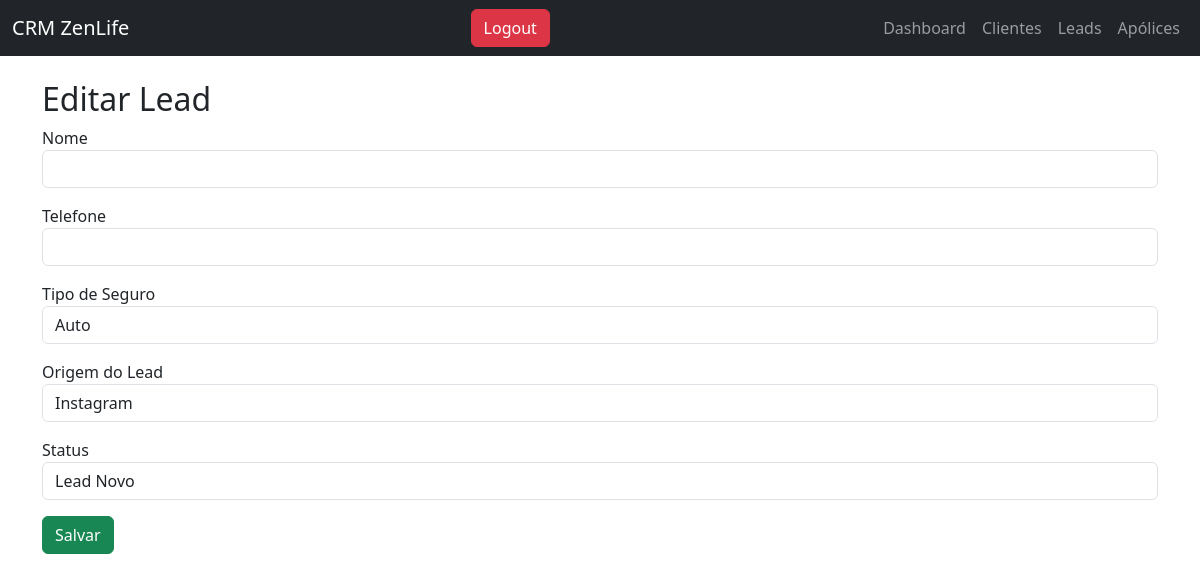
The page /editar_lead/4 on the database as committed earlier.
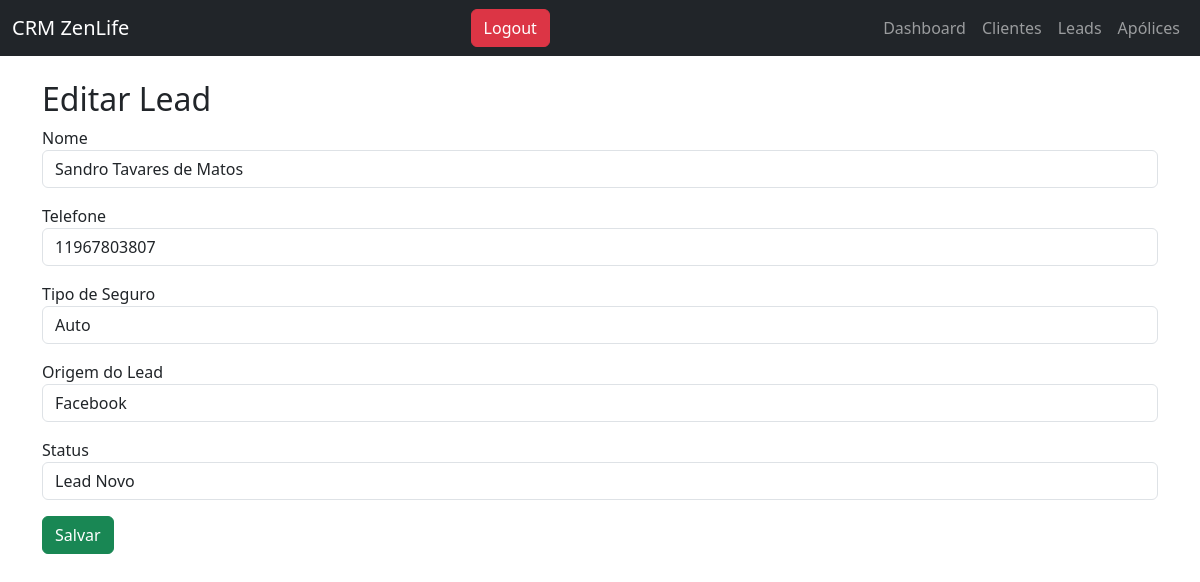
The same page on the database as committed later.
### tables this page shows
CREATE TABLE leads (
id INTEGER PRIMARY KEY AUTOINCREMENT,
nome TEXT,
telefone TEXT,
seguro TEXT,
origem TEXT,
status TEXT
);

### app.py (the view, shortened to what this page needs)
@app.route("/editar_lead/<int:id>", methods=["GET","POST"])
def editar_lead(id):
    conn = sqlite3.connect("database.db")
    lead = conn.execute("SELECT * FROM leads WHERE id=?", (id,)).fetchone()
    conn.close()
    return render_template("editar_lead.html", lead=lead)

### templates/editar_lead.html (shortened to what this page needs)
{% extends "layout.html" %}
{% block content %}
<h2>Editar Lead</h2>
<form method="POST">
    <div class="mb-3">
        <label>Nome</label>
        <input type="text" name="nome" value="{{lead[1]}}" class="form-control" required>
    </div>
    <div class="mb-3">
        <label>Telefone</label>
        <input type="text" name="telefone" value="{{lead[2]}}" class="form-control" required>
    </div>
    <div class="mb-3">
        <label>Tipo de Seguro</label>
        <select name="seguro" class="form-control" required>
            <option {% if lead[3]=='Auto' %}selected{% endif %}>Auto</option>
        </select>
    </div>
    <div class="mb-3">
        <label>Origem do Lead</label>
        <select name="origem" class="form-control" required>
            <option {% if lead[4]=='Instagram' %}selected{% endif %}>Instagram</option>
            <option {% if lead[4]=='Facebook' %}selected{% endif %}>Facebook</option>
        </select>
    </div>
    <div class="mb-3">
        <label>Status</label>
        <select name="status" class="form-control" required>
            <option {% if lead[5]=='Lead Novo' %}selected{% endif %}>Lead Novo</option>
        </select>
    </div>
    <button type="submit" class="btn btn-success">Salvar</button>
</form>
{% endblock %}

Rows that differ between the two databases and show on the page:
added leads: nome "Sandro Tavares de Matos", telefone "11967803807", seguro "Auto", origem "Facebook", status "Lead Novo"
Other text that changed with them:
form field seguro: "Auto" → (not shown)
form field origem: "Instagram" → (not shown)
form field status: "Lead Novo" → (not shown)
